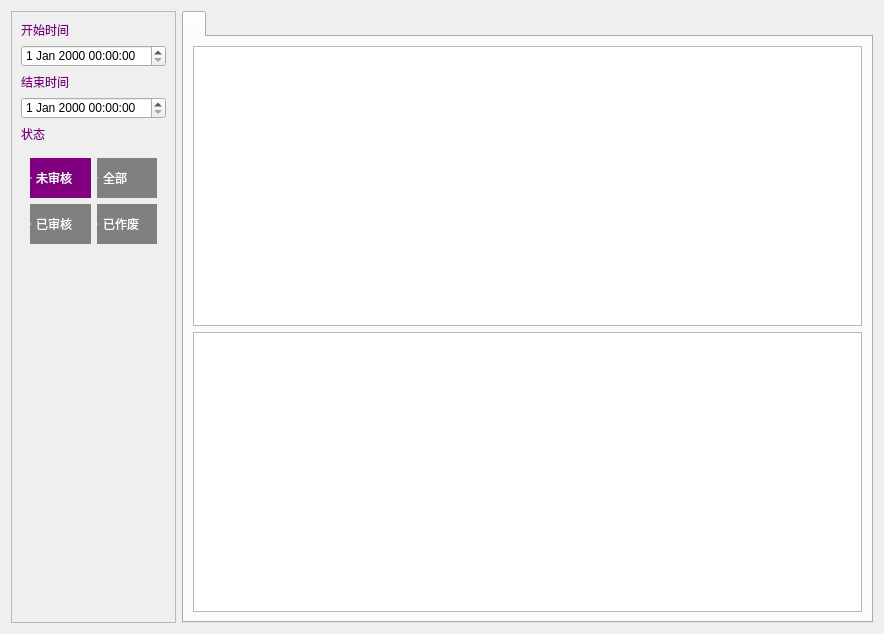
<?xml version="1.0" encoding="UTF-8"?>
<ui version="4.0">
 <class>w_i_inventory_goodsinput_Dialog</class>
 <widget class="QDialog" name="w_i_inventory_goodsinput_Dialog">
  <property name="geometry">
   <rect>
    <x>0</x>
    <y>0</y>
    <width>884</width>
    <height>634</height>
   </rect>
  </property>
  <property name="windowTitle">
   <string>Dialog</string>
  </property>
  <layout class="QHBoxLayout" name="horizontalLayout" stretch="0,1">
   <item>
    <widget class="QFrame" name="frame">
     <property name="styleSheet">
      <string notr="true">QRadioButton{
color:white;
min-height:40px;
}

QRadioButton:indicator{
width:0px;
}

QRadioButton:checked{
background:purple;
}

QRadioButton:unchecked{
background:gray;
}</string>
     </property>
     <property name="frameShape">
      <enum>QFrame::StyledPanel</enum>
     </property>
     <property name="frameShadow">
      <enum>QFrame::Raised</enum>
     </property>
     <layout class="QVBoxLayout" name="verticalLayout">
      <item>
       <widget class="QLabel" name="label_2">
        <property name="styleSheet">
         <string notr="true">color:purple;</string>
        </property>
        <property name="text">
         <string>开始时间</string>
        </property>
       </widget>
      </item>
      <item>
       <widget class="lds_datetimeEdit" name="dateTimeEdit"/>
      </item>
      <item>
       <widget class="QLabel" name="label_6">
        <property name="styleSheet">
         <string notr="true">color:purple;</string>
        </property>
        <property name="text">
         <string>结束时间</string>
        </property>
       </widget>
      </item>
      <item>
       <widget class="lds_datetimeEdit" name="dateTimeEdit_2"/>
      </item>
      <item>
       <widget class="QLabel" name="label_7">
        <property name="styleSheet">
         <string notr="true">color:purple;</string>
        </property>
        <property name="text">
         <string>状态</string>
        </property>
       </widget>
      </item>
      <item>
       <widget class="QFrame" name="">
        <layout class="QGridLayout" name="gridLayout">
         <item row="1" column="0">
          <widget class="QRadioButton" name="radioButton_ok">
           <property name="styleSheet">
            <string notr="true"/>
           </property>
           <property name="text">
            <string>已审核</string>
           </property>
          </widget>
         </item>
         <item row="0" column="1">
          <widget class="QRadioButton" name="radioButton_all">
           <property name="styleSheet">
            <string notr="true"/>
           </property>
           <property name="text">
            <string>全部</string>
           </property>
           <property name="checked">
            <bool>false</bool>
           </property>
          </widget>
         </item>
         <item row="0" column="0">
          <widget class="QRadioButton" name="radioButton_no">
           <property name="styleSheet">
            <string notr="true"/>
           </property>
           <property name="text">
            <string>未审核</string>
           </property>
           <property name="checked">
            <bool>true</bool>
           </property>
          </widget>
         </item>
         <item row="1" column="1">
          <widget class="QRadioButton" name="radioButton_bad">
           <property name="styleSheet">
            <string notr="true"/>
           </property>
           <property name="text">
            <string>已作废</string>
           </property>
          </widget>
         </item>
        </layout>
       </widget>
      </item>
      <item>
       <widget class="lds_toolbar" name="widget"/>
      </item>
      <item>
       <spacer name="verticalSpacer">
        <property name="orientation">
         <enum>Qt::Vertical</enum>
        </property>
        <property name="sizeHint" stdset="0">
         <size>
          <width>20</width>
          <height>40</height>
         </size>
        </property>
       </spacer>
      </item>
     </layout>
    </widget>
   </item>
   <item>
    <widget class="QTabWidget" name="tabWidget">
     <property name="currentIndex">
      <number>0</number>
     </property>
     <widget class="QWidget" name="tab_2">
      <attribute name="title">
       <string/>
      </attribute>
      <layout class="QVBoxLayout" name="verticalLayout_3">
       <item>
        <widget class="lds_tableView" name="tableView"/>
       </item>
       <item>
        <widget class="lds_tableview_sum" name="tableView_2"/>
       </item>
      </layout>
     </widget>
    </widget>
   </item>
  </layout>
 </widget>
 <customwidgets>
  <customwidget>
   <class>lds_toolbar</class>
   <extends>QFrame</extends>
   <header>lds_toolbar.h</header>
   <container>1</container>
  </customwidget>
  <customwidget>
   <class>lds_tableview_sum</class>
   <extends>QTableView</extends>
   <header>lds_tableview_sum.h</header>
  </customwidget>
  <customwidget>
   <class>lds_datetimeEdit</class>
   <extends>QDateTimeEdit</extends>
   <header>lds_datetimeedit.h</header>
  </customwidget>
  <customwidget>
   <class>lds_tableView</class>
   <extends>QTableView</extends>
   <header>lds_tableview.h</header>
  </customwidget>
 </customwidgets>
 <tabstops>
  <tabstop>tableView</tabstop>
  <tabstop>dateTimeEdit</tabstop>
  <tabstop>dateTimeEdit_2</tabstop>
  <tabstop>radioButton_ok</tabstop>
  <tabstop>tabWidget</tabstop>
  <tabstop>tableView_2</tabstop>
 </tabstops>
 <resources/>
 <connections/>
</ui>
